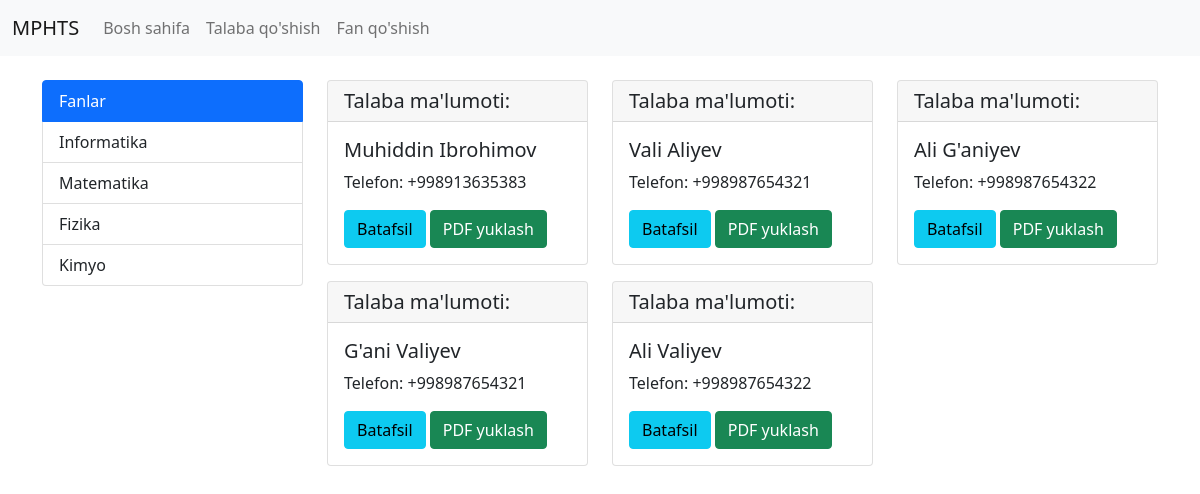
Before: / with the older database file.
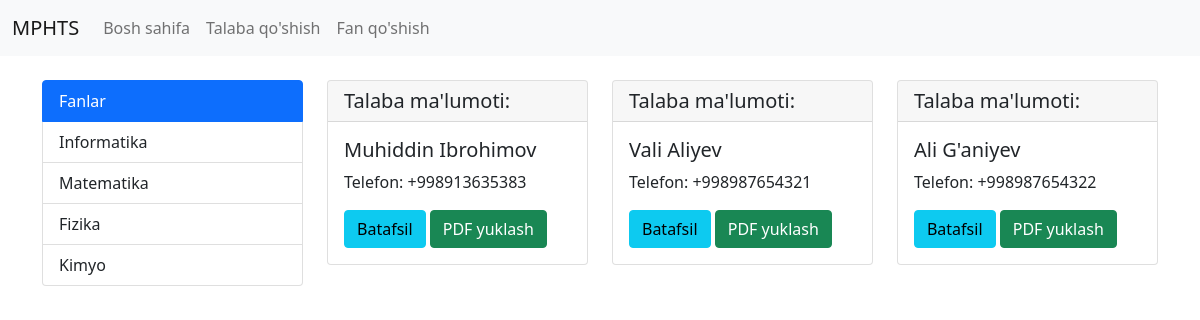
After: the same page with the newer database file.
### app/models.py (models this page shows, shortened)
class Fan(models.Model):
    nom = models.CharField(max_length=50)

class Talaba(models.Model):
    ism_fam = models.CharField(max_length=50)
    sharf = models.CharField(max_length=50)
    tel_raqam = models.CharField(max_length=13, blank=True, null=True)
    manzil = models.CharField(max_length=100)
    fan = models.ForeignKey(Fan, on_delete=models.CASCADE, related_name="get_talaba", null=True, blank=True)
    views = models.IntegerField(default=0)

### app/views.py (the view)
# urls.py: path('', asosiy.as_view(), name='asosiy'),
class asosiy(ListView):
    model = Talaba
    template_name = 'Asosiy.html'
    context_object_name = 'Talaba'
    def get_context_data(self, **kwargs):
        context = super().get_context_data(**kwargs)
        context['Fan'] = Fan.objects.all()
        return context

### app/templates/Asosiy.html (shortened to what this page needs)
<!DOCTYPE html>
<html lang="en">
<head>
    <link href="https://cdn.jsdelivr.net/npm/bootstrap@5.0.2/dist/css/bootstrap.min.css" rel="stylesheet">
</head>
<body>
    <nav class="navbar navbar-expand-lg navbar-light bg-light">
        <div class="container-fluid">
            <a class="navbar-brand" href="#">MPHTS</a>
            <div class="collapse navbar-collapse" id="navbarSupportedContent">
                <ul class="navbar-nav me-auto mb-2 mb-lg-0">
                    <li class="nav-item"><a class="nav-link" href="{% url 'asosiy' %}">Bosh sahifa</a></li>
                    <li class="nav-item"><a class="nav-link" href="{% url 'add_talaba' %}">Talaba qo'shish</a></li>
                    <li class="nav-item"><a class="nav-link" href="{% url 'add_fan' %}">Fan qo'shish</a></li>
                </ul>
            </div>
        </div>
    </nav>
    <div class="container mt-4">
        <div class="row">
            <div class="col-md-3">
                <ul class="list-group">
                    <li class="list-group-item active">Fanlar</li>
                    {% for item in Fan %}
                        <li class="list-group-item">
                            <a href="{% url 'Fan_talabasi' item.pk %}" class="text-decoration-none text-dark">
                                {{ item.nom }}
                            </a>
                        </li>
                    {% endfor %}
                </ul>
            </div>
            <div class="col-md-9">
                <div class="row">
                    {% for item in Talaba %}
                        <div class="col-md-4 mb-3">
                            <div class="card">
                                <h5 class="card-header">Talaba ma'lumoti:</h5>
                                <div class="card-body">
                                    <h5 class="card-title">{{ item.ism_fam }}</h5>
                                    <p class="card-text">Telefon: {{ item.tel_raqam }}</p>
                                    <a href="{% url 'Talaba' item.id %}" class="btn btn-info">Batafsil</a>
                                    <a href="{% url 'download_talaba_pdf' item.id %}" class="btn btn-success">PDF yuklash</a>
                                </div>
                            </div>
                        </div>
                    {% endfor %}
                </div>
            </div>
        </div>
    </div>
</body>
</html>

Changed rows visible on the page:
removed Talaba: ism_fam "G'ani Valiyev", tel_raqam "+998987654321"
removed Talaba: ism_fam "Ali Valiyev", tel_raqam "+998987654322"
